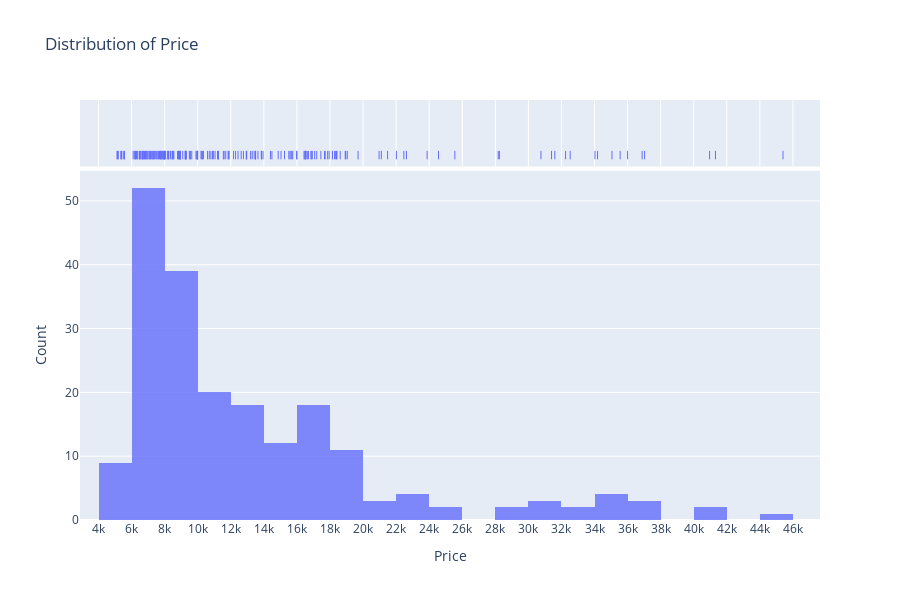

The notebook cell this image was saved under:
### Markdown cell above
### 2.1.4 Die Kennzahlen von Autopreisen werden extra dargestellt um einen ersten Überblick zu bekommen
Es geht um folgende Rahmenkennzahlen der Autopreise 
#### 2.1.4.1: Min.: 5118€
#### 2.1.4.2  Max.: 45400€
#### 2.1.4.3  mean: 13276€
#### 2.1.4.4 midian: 10295€

### Code cell
# Analyse von Preis:

print("-- statistische Werte von Preis --")

print("min.:", df['price'].min())
print("max.:",df['price'].max())
print("mean:",df['price'].mean())
print("median:",df['price'].median())


fig = px.histogram(df, x='price', nbins=40, marginal="rug", title='Distribution of Price', opacity=0.8)

fig.update_layout(
    xaxis_title='Price',
    yaxis_title='Count',
    height=600  # Höhe des Plots
)

fig.update_xaxes(
    tickmode='linear',
    tick0=0,
    dtick=2000
)

fig.show()

### Figure 1 — Plotly figure (JSON) as saved in the notebook; plotly's stock layout.template omitted (floating-point values rounded to 4 significant figures; data arrays with more than 128 entries replaced by an {"elided": "..."} marker saying what was removed)
{"data": [{"bingroup": "x", "hovertemplate": "price=%{x}<br>count=%{y}<extra></extra>", "legendgroup": "", "marker": {"color": "#636efa", "opacity": 0.8, "pattern": {"shape": ""}}, "name": "", "nbinsx": 40, "orientation": "v", "showlegend": false, "type": "histogram", "x": {"elided": "205 float values"}, "xaxis": "x", "yaxis": "y"}, {"boxpoints": "all", "fillcolor": "rgba(255,255,255,0)", "hoveron": "points", "hovertemplate": "price=%{x}<extra></extra>", "jitter": 0, "legendgroup": "", "line": {"color": "rgba(255,255,255,0)"}, "marker": {"color": "#636efa", "symbol": "line-ns-open"}, "name": "", "showlegend": false, "type": "box", "x": {"elided": "205 float values"}, "xaxis": "x2", "yaxis": "y2"}], "layout": {"barmode": "relative", "height": 600, "legend": {"tracegroupgap": 0}, "title": {"text": "Distribution of Price"}, "xaxis": {"anchor": "y", "domain": [0, 1], "dtick": 2000, "tick0": 0, "tickmode": "linear", "title": {"text": "Price"}}, "xaxis2": {"anchor": "y2", "domain": [0, 1], "dtick": 2000, "matches": "x", "showgrid": true, "showticklabels": false, "tick0": 0, "tickmode": "linear"}, "yaxis": {"anchor": "x", "domain": [0, 0.8316], "title": {"text": "Count"}}, "yaxis2": {"anchor": "x2", "domain": [0.8416, 1], "matches": "y2", "showgrid": false, "showline": false, "showticklabels": false, "ticks": ""}}}
